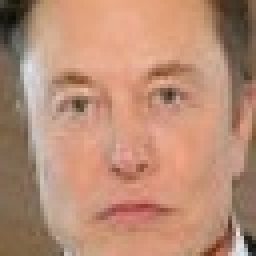
#> input picture onlyfaces/elon_musk/elon-musk-arrives-at-the-2022-met-gala-celebrating-in-america-an-anthology-of-fashion-at-the.jpg, 64 x 64 px, given as the content of the folder Users/chris/OneDrive - Örebro kommun/Gymnasiearbete/training, which was not available (shown 4 times larger)
$ python face_getter.py
#> lines starting #> are read from the running program, lines starting #| are printed output that depends on the picture; pictures that were not available may be replaced by others from this repository, and a replacement may not be noted
import cv2
import os
import numpy as np
from PIL import Image

cascPathface = os.path.dirname(
    cv2.__file__) + "/data/haarcascade_frontalface_alt2.xml"
cascPatheyes = os.path.dirname(
    cv2.__file__) + "/data/haarcascade_profileface.xml"

faceCascade = cv2.CascadeClassifier(cascPathface)
eyeCascade = cv2.CascadeClassifier(cascPatheyes)

TRAINING_DATA_PATH = "C:/Users/chris/OneDrive - Örebro kommun/Gymnasiearbete/training"
OUTPUT_ONLYFACES_PATH = "onlyfaces"

for persondir in os.listdir(TRAINING_DATA_PATH):
    persondir_path = f"{TRAINING_DATA_PATH}/{persondir}"
    if not os.path.isdir(f"{OUTPUT_ONLYFACES_PATH}/{persondir}"):
        os.mkdir(f"{OUTPUT_ONLYFACES_PATH}/{persondir}")

    for filename in os.listdir(persondir_path):
        filename_full = f"{persondir_path}/{filename}"
        if not filename_full.endswith(('.jpg', '.jpeg', '.png', '.bmp', '.tiff', '.gif')):
            continue
        pil_image = Image.open(filename_full)
#> pil_image is the input picture: PIL image 64x64 RGB; mean R, G, B 185, 140.7, 117.6
        image = np.array(pil_image)
        gray = cv2.cvtColor(image, cv2.COLOR_BGR2GRAY)
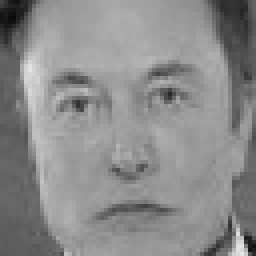
#> gray: shape (64, 64) (shown 4 times larger); min 10, max 230, mean 138.9
        cv2.imshow("gray", gray)
        faces = faceCascade.detectMultiScale(gray, scaleFactor=1.1, minNeighbors=5, minSize=(30, 30), flags=cv2.CASCADE_SCALE_IMAGE)
#> faces = [[6, 6, 51, 51]]
        for (x, y, w, h) in faces:
            face_image = image[y:y+h, x:x+w]
            face_image = cv2.cvtColor(face_image, cv2.COLOR_BGR2RGB)
            # write image to file
            cv2.imwrite(f"{OUTPUT_ONLYFACES_PATH}/{persondir}/{filename}", face_image)
#> this loop made 1 pass
#> pass 1, `face_image = image[y:y+h, x:x+w]`:
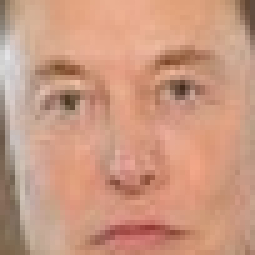
#> face_image: shape (51, 51, 3) (shown 5 times larger); mean R, G, B 202.7, 152.6, 129.4

$ run again, on onlyfaces/mark_zuckerberg/facebook-ceo-mark-zuckerberg-speaks-during-the-annual-f8-summit-at-the-san-jose-mcenery.jpg
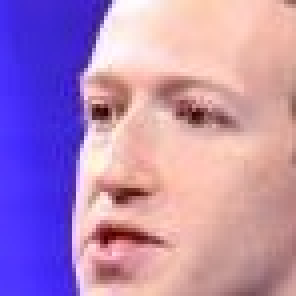
#> input picture onlyfaces/mark_zuckerberg/facebook-ceo-mark-zuckerberg-speaks-during-the-annual-f8-summit-at-the-san-jose-mcenery.jpg, 74 x 74 px, given as the content of the folder Users/chris/OneDrive - Örebro kommun/Gymnasiearbete/training, which was not available (shown 4 times larger)
#> pil_image is the input picture: PIL image 74x74 RGB; mean R, G, B 179.4, 137.1, 183.9
#> `gray = cv2.cvtColor(image, cv2.COLOR_BGR2GRAY)`:
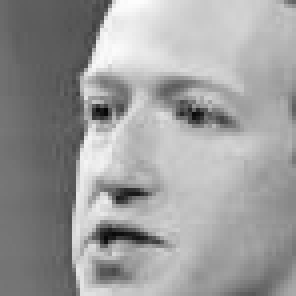
#> gray: shape (74, 74) (shown 4 times larger); min 6, max 253, mean 155.9
#> faces = [[7, 5, 61, 61]]
#> the loop `for (x, y, w, h) in faces:` made 1 pass
#> pass 1, `face_image = image[y:y+h, x:x+w]`:
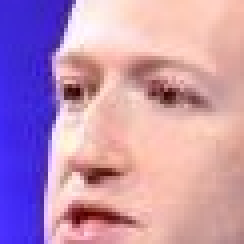
#> face_image: shape (61, 61, 3) (shown 4 times larger); mean R, G, B 190.9, 146.8, 180.1
